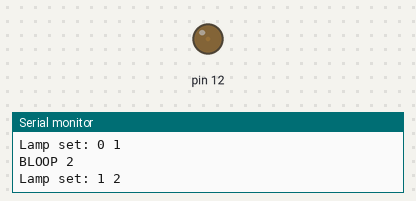
The sketch below on a simulated Arduino Uno, built with avr-gcc and run on an emulated ATmega328P. On the bench: output pins drawn as LEDs (lit = HIGH), the last lines printed to the serial monitor.

Above: at 0.1 s.
At 0.8 s:
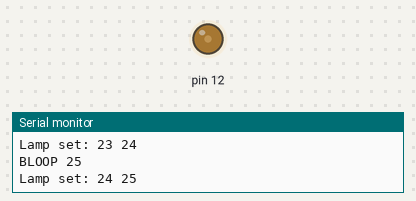
At 1.55 s:
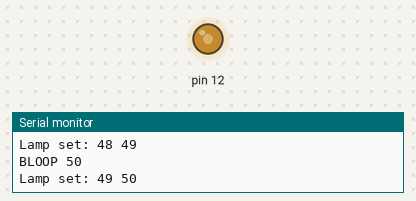
Timing chart, 0 to 4.7 s (numbered marks = the images above):
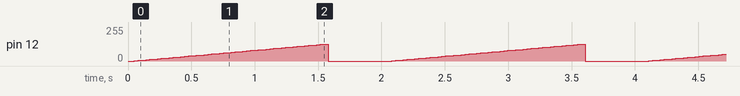

The sketch:

Lamp.ino
```cpp
#include "Lamp.h"
Lamp lamp(12);
// Lamp lamp(D13,D3);

void setup()
{
  Serial.begin(115200);
  delay(50);
  lamp.setup();
  Serial.println("setup");
}

void loop()
{
  Serial.println("loop 1");

  for (int i = 0; i < 50; i++)
  {
    lamp.brighter();
    delay(30);
  }

  lamp.off();

  delay(500);
  Serial.println("loop 2");
}
```

Lamp.cpp
```cpp
#include "Lamp.h"

Lamp::Lamp(int outputPin)
    : dimmer(outputPin)
{
  // dimmer.begin(NORMAL_MODE, ON);
  Serial.println("Lamp 2!");
}

void Lamp::setup()
{
  dimmer.begin(NORMAL_MODE, ON);
}

void Lamp::setIntensity(int intensity)
{
  int intensityToSet = intensity;
  Serial.print("BLOOP ");
  Serial.println(intensity);
  if (intensity > MAX_INTENSITY)
    intensityToSet = MAX_INTENSITY;
  else if (intensity < MIN_INTENSITY)
    intensityToSet = MIN_INTENSITY;

  if (intensityToSet != this->getCurrentIntensity())
  {
    Serial.print("Lamp set: ");
    Serial.print(this->getCurrentIntensity());
    Serial.print(" ");
    Serial.println(intensityToSet);
    this->dimmer.setPower(intensityToSet);
  }
}

int Lamp::getCurrentIntensity()
{
  return this->dimmer.getPower();
}

void Lamp::brighter()
{
  this->setIntensity(this->getCurrentIntensity() + INTENSITY_STEP);
}

void Lamp::darker()
{
  this->setIntensity(this->getCurrentIntensity() - INTENSITY_STEP);
}

void Lamp::maxPower()
{
  this->setIntensity(MAX_INTENSITY);
}

void Lamp::off()
{
  this->setIntensity(MIN_INTENSITY);
}
```

Lamp.h
```cpp
#include <Arduino.h>
#include <RBDdimmer.h>

class Lamp
{
public:
  Lamp(int outputPin);
  void setup();
  void brighter();
  void darker();
  void maxPower();
  void off();

private:
  const int MAX_INTENSITY = 100;
  const int MIN_INTENSITY = 0; // Anything lower than that results in flickering or unpredictable behaviour
  const int INTENSITY_STEP = 1;

  dimmerLamp dimmer;

  void setIntensity(int intensity);
  int getCurrentIntensity();
};
```

Measured:
- by itself, pin 12: ramps from 0/255 to 127/255 and jumps back, once every 2.0 s
